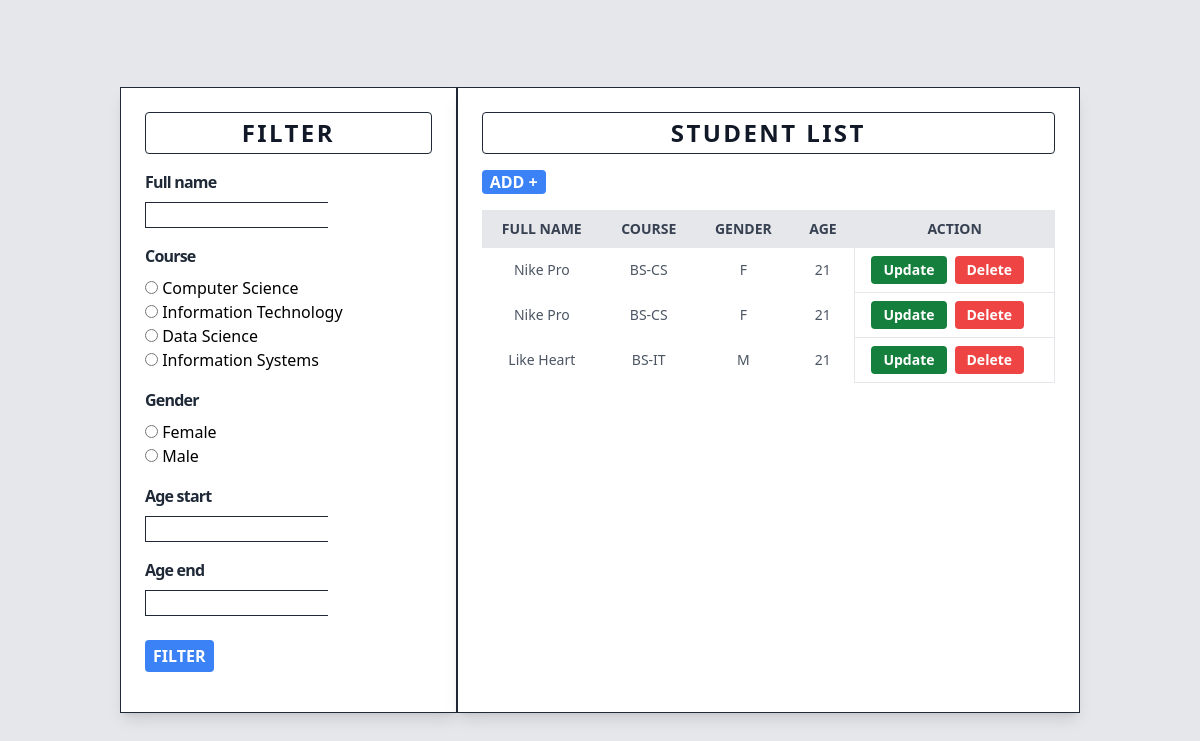
The page / on the database its author committed.
### students/models.py (models this page shows)
class Student(models.Model):
    first_name = models.CharField(max_length=255)
    last_name = models.CharField(max_length=255)
    course = models.CharField(max_length=4)
    gender = models.CharField(max_length=1)
    age = models.IntegerField()

### students/views.py (the view, shortened to what this page needs)
# urls.py: path('', views.filter_table, name="index"),
def filter_table(request):
    students = Student.objects.all()
    filter_form = FilterStudents()
    context = {}
    context = {'students': students, 'filter_form': filter_form}
    return render(request, 'student_table.html', context)

### students/forms.py
class FilterStudents(forms.Form):
    full_name = forms.CharField(required=False)
    course = forms.ChoiceField(choices=COURSES, widget=forms.RadioSelect, required=False)
    gender = forms.ChoiceField(choices=GENDER, widget=forms.RadioSelect, required=False)
    age_start = forms.IntegerField(required=False, min_value=1)
    age_end = forms.IntegerField(required=False, min_value=1)

### students/templates/student_table.html (shortened to what this page needs)
<!DOCTYPE html>
<html lang="en">
<head>
    <script src="https://cdn.tailwindcss.com"></script>
</head>
<body class="bg-gray-200 h-screen flex items-center justify-evenly">
    <div class="mx-auto flex w-4/5">
        <div class="bg-white shadow-lg p-6  border border-gray-800 max-h  " style="flex: 1;">
            <h2 class="text-2xl font-bold mb-4 text-gray-900 text-center py-1 px-2
            rounded tracking-widest border border-gray-800">FILTER</h2>
            <form action="{% url 'filter' %}" method="POST">
                <div class="mb-4">
                    <label for="{{ filter_form.full_name.id_for_label }}"
                    class="block text-gray-800 font-semibold mb-2 tracking-tighter"
                    style="width: 100px;">
                        {{ filter_form.full_name.label }}
                    </label>
                    <div class="form-input w-[183px] border border-gray-800 mb-4">
                        {{ filter_form.full_name }}
                    </div>
                    <div class="mb-4">
                        <label for="{{ filter_form.course.id_for_label }}"
                        class="block text-gray-800 font-semibold mb-2 tracking-tighter"
                        style="width: 100px;">
                            {{ filter_form.course.label }}
                        </label>
                        <div class="form-input">
                            {{ filter_form.course }}
                        </div>
                    </div>
                    <div class="mb-4">
                        <label for="{{ filter_form.gender.id_for_label }}"
                        class="block text-gray-800 font-semibold mb-2 tracking-tighter"
                        style="width: 100px;">
                            {{ filter_form.gender.label }}
                        </label>
                        <div class="">
                            {{ filter_form.gender }}
                        </div>
                    </div>
                    <div class="mb-4">
                        <label for="{{ filter_form.age_start.id_for_label }}"
                        class="block text-gray-800 font-semibold mb-2 tracking-tighter"
                        style="width: 100px;">
                            {{ filter_form.age_start.label }}
                        </label>
                        <div class="form-input w-[183px] border border-gray-800">
                            {{ filter_form.age_start }}
                        </div>
                    </div>
                    <div class="mb-4">
                        <label for="{{ filter_form.age_end.id_for_label }}" class="block
                        text-gray-800 font-semibold mb-2 tracking-tighter" style="width: 100px;">
                            {{ filter_form.age_end.label }}
                        </label>
                        <div class="flex flex-row justify-between">
                            <div class="form-input w-[183px] border border-gray-800">
                                {{ filter_form.age_end }}
                            </div>
                        </div>
                        <br>
                        <a href=""><button class="bg-blue-500 text-white font-bold py-1 px-2
                            rounded hover:bg-blue-600">FILTER</button></a>
                    </div>
                </div>
            </form>
        </div>
        <div class="bg-white shadow-lg p-6 border border-gray-800" style="flex: 2;">
            <h2 class="text-2xl font-bold mb-4 text-gray-900 text-center py-1 px-2
            rounded tracking-widest border border-gray-800">STUDENT LIST</h2>
            <div class="mb-4">
                <a href="{% url 'add' %}"><button class="bg-blue-500 text-white font-bold px-2
                    rounded hover:bg-blue-600">ADD +</button></a>
            </div>
            <table id="dataTable" class="min-w-full">
                <thead>
                    <tr class="bg-gray-200 text-gray-700 uppercase text-sm leading-normal">
                        <th class="py-2 px-4 text-center">Full Name</th>
                        <th class="py-2 px-4 text-center">Course</th>
                        <th class="py-2 px-4 text-center">Gender</th>
                        <th class="py-2 px-4 text-center">Age</th>
                        <th class="py-2 px-4 text-center">Action</th>
                    </tr>
                </thead>
                {% for x in students %}
                <tbody id="tableBody" class="text-gray-600 text-sm font-light">
                    <tr>
                        <td class="py-1 px-2 text-center">{{x.first_name}} {{x.last_name}}</td>
                        <td class="py-1 px-2 text-center">{{x.course}}</td>
                        <td class="py-1 px-2 text-center">{{x.gender}}</td>
                        <td class="py-1 px-2 text-center">{{x.age}}</td>
                        <td class="border px-4 py-2">
                            <div class="flex space-x-2">
                                <a href="{% url 'update' x.id %}"><button class="bg-green-700
                                    hover:bg-green-800 text-white
                                    font-bold py-1 px-3 rounded transition duration-200 ease-in-out">Update</button></a>
                                <button onclick="deleteStudent({{ x.id }})" id="delete_button" class="bg-red-500
                                hover:bg-red-700 text-white font-bold py-1 px-3 rounded transition
                                duration-200 ease-in-out">Delete</button>
                            </div>
                        </td>
                    </tr>
                </tbody>
                {% endfor %}
            </table>
        </div>
    </div>
</body>
</html>

### rows shown on the page
Student: first_name "Nike", last_name "Pro", course "BS-CS", gender "F", age "21"
Student: first_name "Nike", last_name "Pro", course "BS-CS", gender "F", age "21"
Student: first_name "Like", last_name "Heart", course "BS-IT", gender "M", age "21"

### other values the page prints
{{ filter_form.full_name.label }} "Full name"
{{ filter_form.course.label }} "Course"
{{ filter_form.gender.label }} "Gender"
{{ filter_form.age_start.label }} "Age start"
{{ filter_form.age_end.label }} "Age end"
